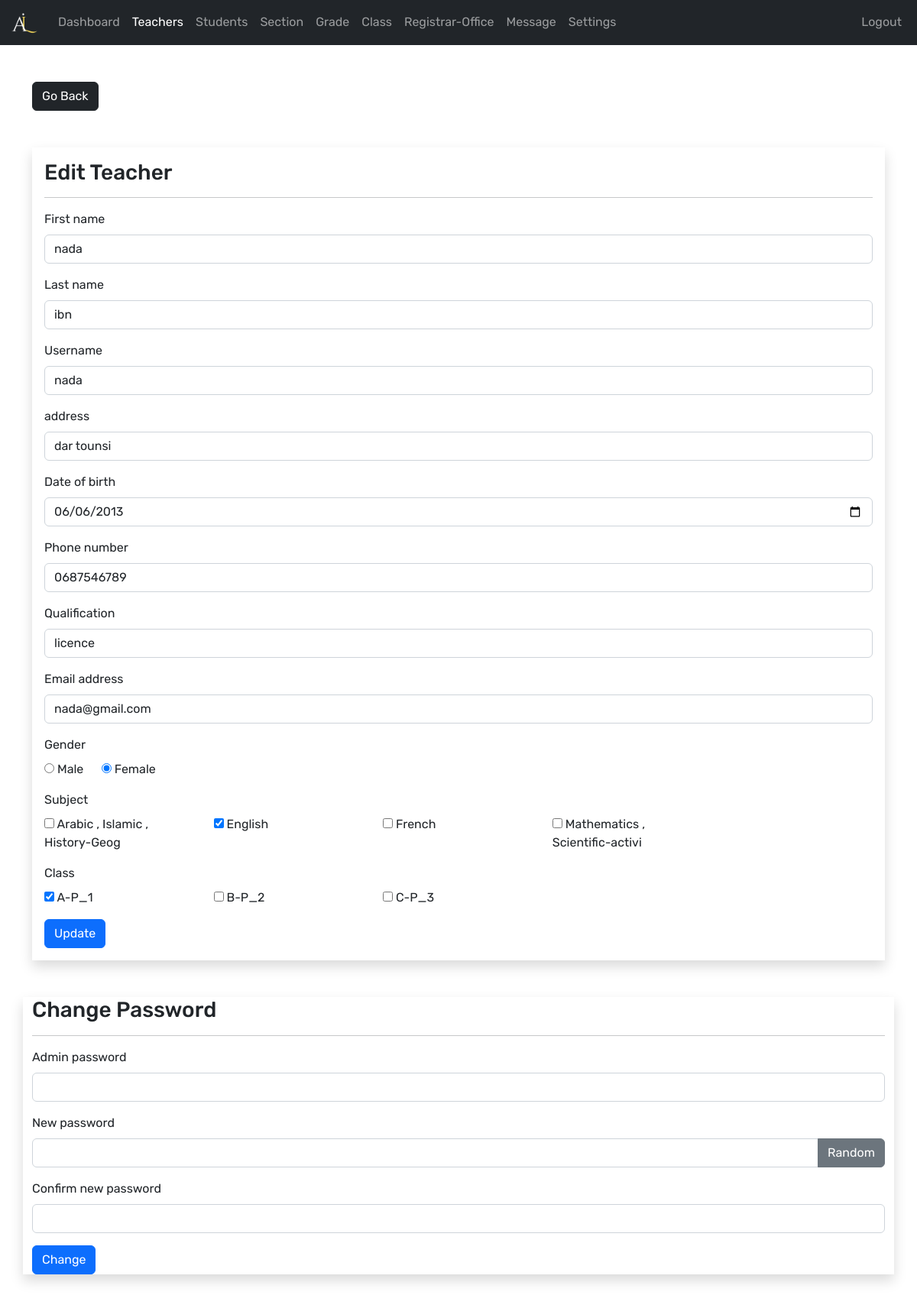
/admin/teacher-edit.php?teacher_id=11 (signed in), run on the app's committed database.
### tables this page shows
CREATE TABLE IF NOT EXISTS `teachers` (
  `teacher_id` int(11) NOT NULL AUTO_INCREMENT,
  `username` varchar(127) NOT NULL,
  `password` varchar(255) NOT NULL,
  `class` varchar(31) NOT NULL,
  `fname` varchar(127) NOT NULL,
  `lname` varchar(127) NOT NULL,
  `subjects` varchar(31) NOT NULL,
  `address` varchar(31) NOT NULL,
  `date_of_birth` date DEFAULT NULL,
  `phone_number` varchar(31) NOT NULL,
  `qualification` varchar(127) NOT NULL,
  `gender` varchar(7) NOT NULL,
  `email_address` varchar(255) NOT NULL,
  `date_of_joined` datetime NOT NULL DEFAULT current_timestamp(),
  PRIMARY KEY (`teacher_id`),
  UNIQUE KEY `username` (`username`)
);

CREATE TABLE IF NOT EXISTS `subjects` (
  `subject_id` int(11) NOT NULL AUTO_INCREMENT,
  `subject` varchar(31) NOT NULL,
  `subject_code` varchar(31) NOT NULL,
  PRIMARY KEY (`subject_id`)
);

CREATE TABLE IF NOT EXISTS `class` (
  `class_id` int(11) NOT NULL AUTO_INCREMENT,
  `grade` int(11) NOT NULL,
  `section` int(11) NOT NULL,
  PRIMARY KEY (`class_id`)
);

CREATE TABLE IF NOT EXISTS `grades` (
  `grade_id` int(11) NOT NULL AUTO_INCREMENT,
  `grade` varchar(31) NOT NULL,
  `grade_code` varchar(7) NOT NULL,
  PRIMARY KEY (`grade_id`)
);

### admin/data/teacher.php (called while the page is built, shortened)
<?php
function getTeacherById($teacher_id, $conn){
   $sql = "SELECT * FROM teachers WHERE teacher_id=?";
   $stmt = $conn->prepare($sql);
   $stmt->execute([$teacher_id]);
   if ($stmt->rowCount() == 1) {
     $teacher = $stmt->fetch();
     return $teacher;
   }else {
    return 0;
   }
}

### admin/data/subject.php (called while the page is built, shortened)
<?php
function getAllSubjects($conn){
   $sql = "SELECT * FROM subjects";
   $stmt = $conn->prepare($sql);
   $stmt->execute();
   if ($stmt->rowCount() >= 1) {
     $subjects = $stmt->fetchAll();
     return $subjects;
   }else {
   	return 0;
   }
}
 ?>

### admin/data/class.php (called while the page is built, shortened)
<?php
function getAllClasses($conn){
   $sql = "SELECT * FROM class";
   $stmt = $conn->prepare($sql);
   $stmt->execute();
   if ($stmt->rowCount() >= 1) {
     $classes = $stmt->fetchAll();
     return $classes;
   }else {
    return 0;
   }
}

### admin/data/grade.php (called while the page is built, shortened)
<?php
function getGradeById($grade_id, $conn){
   $sql = "SELECT * FROM grades
           WHERE grade_id=?";
   $stmt = $conn->prepare($sql);
   $stmt->execute([$grade_id]);
   if ($stmt->rowCount() == 1) {
     $grade = $stmt->fetch();
     return $grade;
   }else {
    return 0;
   }
}

### admin/teacher-edit.php (the view, shortened to what this page needs)
<?php
if (isset($_SESSION['admin_id']) &&
    isset($_SESSION['role'])     &&
    isset($_GET['teacher_id'])) {
    if ($_SESSION['role'] == 'Admin') {
      include "../db_connect.php";
       include "data/subject.php";
       include "data/grade.php";
       include "data/section.php";
       include "data/class.php";
       include "data/teacher.php";
       $subjects = getAllSubjects($conn);
       $classes  = getAllClasses($conn);
       $teacher_id = $_GET['teacher_id'];
       $teacher = getTeacherById($teacher_id, $conn);
 ?>
<!DOCTYPE html>
<html lang="en">
<head>
	<link rel="stylesheet" href="https://cdn.jsdelivr.net/npm/bootstrap@5.2.0/dist/css/bootstrap.min.css">
	<link rel="stylesheet" href="../css/style.css">
  <link rel="stylesheet" href="https://cdnjs.cloudflare.com/ajax/libs/font-awesome/4.7.0/css/font-awesome.min.css">
</head>
<body>
    <?php
        include "inc/navbar.php";
     ?>
     <div class="container mt-5">
        <a href="teacher.php"
           class="btn btn-dark">Go Back</a>
        <form method="post"
              class="shadow p-3 mt-5"
              action="req/teacher-edit.php">
        <h3>Edit Teacher</h3><hr>
        <div class="mb-3">
          <label class="form-label">First name</label>
          <input type="text"
                 class="form-control"
                 value="<?=$teacher['fname']?>"
                 name="fname">
        </div>
        <div class="mb-3">
          <label class="form-label">Last name</label>
          <input type="text"
                 class="form-control"
                 value="<?=$teacher['lname']?>"
                 name="lname">
        </div>
        <div class="mb-3">
          <label class="form-label">Username</label>
          <input type="text"
                 class="form-control"
                 value="<?=$teacher['username']?>"
                 name="username">
        </div>
        <div class="mb-3">
          <label class="form-label">address</label>
          <input type="text"
                 class="form-control"
                 value="<?=$teacher['address']?>"
                 name="address">
        </div>
        <div class="mb-3">
          <label class="form-label">Date of birth</label>
          <input type="date"
                 class="form-control"
                 value="<?=$teacher['date_of_birth']?>"
                 name="date_of_birth">
        </div>
        <div class="mb-3">
          <label class="form-label">Phone number</label>
          <input type="text"
                 class="form-control"
                 value="<?=$teacher['phone_number']?>"
                 name="phone_number">
        </div>
        <div class="mb-3">
          <label class="form-label">Qualification</label>
          <input type="text"
                 class="form-control"
                 value="<?=$teacher['qualification']?>"
                 name="qualification">
        </div>
        <div class="mb-3">
          <label class="form-label">Email address</label>
          <input type="text"
                 class="form-control"
                 value="<?=$teacher['email_address']?>"
                 name="email_address">
        </div>
        <div class="mb-3">
          <label class="form-label">Gender</label><br>
          <input type="radio"
                 value="Male"
                 <?php if($teacher['gender'] == 'Male') echo 'checked';  ?>
                 name="gender"> Male
                 &nbsp;&nbsp;&nbsp;&nbsp;
          <input type="radio"
                 value="Female"
                 <?php if($teacher['gender'] == 'Female') echo 'checked';  ?>
                 name="gender"> Female
        </div>
        <div class="mb-3">
          <label class="form-label">Subject</label>
          <div class="row row-cols-5">
            <?php
            $subject_ids = str_split(trim($teacher['subjects']));
            foreach ($subjects as $subject){
              $checked =0;
              foreach ($subject_ids as $subject_id ) {
                if ($subject_id == $subject['subject_id']) {
                   $checked =1;
                }
              }
            ?>
            <div class="col">
              <input type="checkbox"
                     name="subjects[]"
                     <?php if($checked) echo "checked"; ?>
                     value="<?=$subject['subject_id']?>">
                     <?=$subject['subject']?>
            </div>
            <?php } ?>
          </div>
        </div>
         <div class="mb-3">
          <label class="form-label">Class</label>
          <div class="row row-cols-5">
            <?php
            $class_ids = str_split(trim($teacher['class']));
            foreach ($classes as $class){
              $checked =0;
              foreach ($class_ids as $class_id ) {
                if ($class_id == $class['class_id']) {
                   $checked =1;
                }
              }
              $grade = getGradeById($class['class_id'], $conn);
            ?>
            <div class="col">
              <input type="checkbox"
                     name="classes[]"
                     <?php if($checked) echo "checked"; ?>
                     value="<?=$grade['grade_id']?>">
                     <?=$grade['grade_code']?>-<?=$grade['grade']?>
            </div>
            <?php } ?>
          </div>
        </div>
      <button type="submit"
              class="btn btn-primary">
              Update</button>
     </form>
     </div>
     <form method="post"
              class="shadow container mt-5 mb-5"
              action="req/teacher-change.php"
              id="change_password">
        <h3>Change Password</h3><hr>
       <div class="mb-3">
            <div class="mb-3">
            <label class="form-label">Admin password</label>
                <input type="password"
                       class="form-control"
                       name="admin_pass">
          </div>
            <label class="form-label">New password </label>
            <div class="input-group mb-3">
                <input type="text"
                       class="form-control"
                       name="new_pass"
                       id="passInput">
                <button class="btn btn-secondary"
                        id="gBtn">
                        Random</button>
            </div>
          </div>
          <div class="mb-3">
            <label class="form-label">Confirm new password  </label>
                <input type="text"
                       class="form-control"
                       name="c_new_pass"
                       id="passInput2">
          </div>
          <button type="submit"
              class="btn btn-primary">
              Change</button>
        </form>
</body>
</html>
<?php
  }else {
    header("Location: teacher.php");
    exit;
  }
}else {
	header("Location: teacher.php");
	exit;
}
?>

### css/style.css (style rules this page uses)
:root { --primary: #130d2c; --light: #fff; --warning: #96405b; }
* { margin: 0; padding: 0; }
body { font-family: 'Rubik', sans-serif; }
a { text-decoration: none !important; }

### data on the page
teachers: fname "nada", lname "ibn", username "nada", address "dar tounsi", date_of_birth "06/06/2013", phone_number "0687546789", qualification "licence", email_address "nada@gmail.com", gender "☑", subjects "☑", class "☑"
subjects: subject "Arabic , Islamic , History-Geog"
subjects: subject "English"
subjects: subject "French"
subjects: subject "Mathematics , Scientific-activi"
class: grades.grade_code "A", grades.grade "P_1"
class: grades.grade_code "B", grades.grade "P_2"
class: grades.grade_code "C", grades.grade "P_3"
